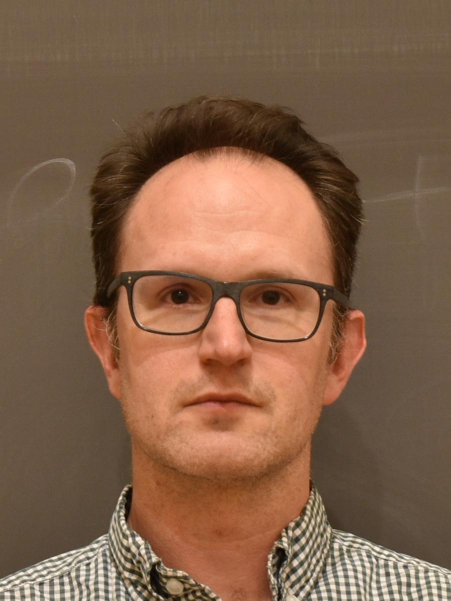
#> input picture data1Cropped/img001.jpg, 901 x 1201 px (shown at 1/2 size); its folder holds 4 pictures in this run
$ python processImages.py
#> lines starting #> are read from the running program, lines starting #| are printed output that depends on the picture
import os
from PIL import Image
import numpy as np
import random
import matplotlib.pyplot as plt

## Lists all of the images in the data folder
file_path = "data1Cropped/"
image_list = os.listdir(file_path)

## Initializes an empty matrix for the images to be put in
img_matrix = np.empty([901*1201,len(image_list)])

index = 0
print("Compressing images into one matrix")

for image in image_list:
    ## Opens an image and converts it to greyscale
    grey_img = Image.open(file_path + image).convert("L")
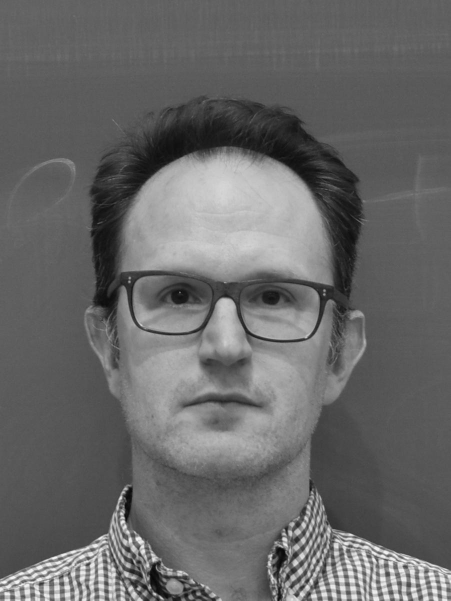
#> grey_img: PIL image 901x1201 L (shown at 1/2 size); min 5, max 252, mean 103.8
    ## Converts the datatype of the image and saves it as a numpy array
    pixel_array = np.asarray(grey_img).astype(np.uint8)

    ## Finds the height and width of the image (1201,901)
    width = len(pixel_array[0])
#> width = 901
    height = len(pixel_array)
#> height = 1201

    ## Reshapes the image array to be a column vector that is 901*1201 long
    flattened_array = np.reshape(pixel_array.T,[901*1201])

    ## Inserts the column vector as a column of the large image matrix
    img_matrix[:,index] = flattened_array
    index+=1
#> pass 2 of the loop `for image in image_list:`:
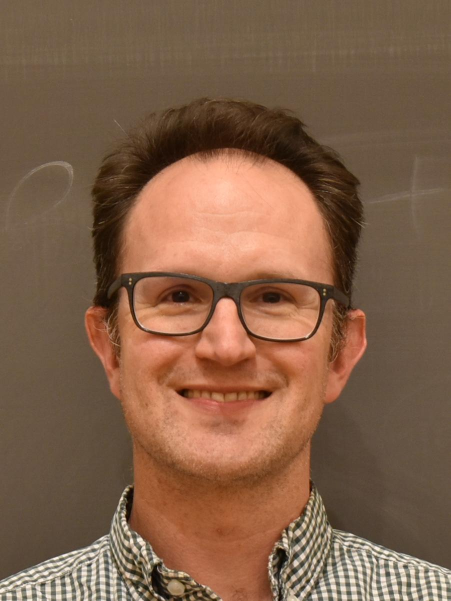
#> input picture data1Cropped/img002.jpg, 901 x 1201 px (shown at 1/2 size)
#> `grey_img = Image.open(file_path + image).convert("L")`:
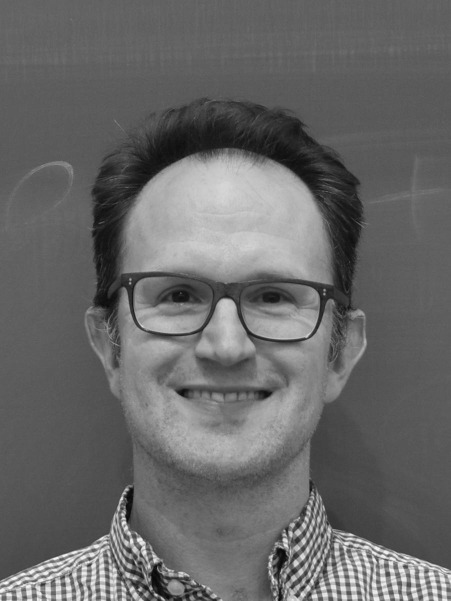
#> grey_img: PIL image 901x1201 L (shown at 1/2 size); min 2, max 251, mean 103.6
#> pass 3 of the loop `for image in image_list:`:
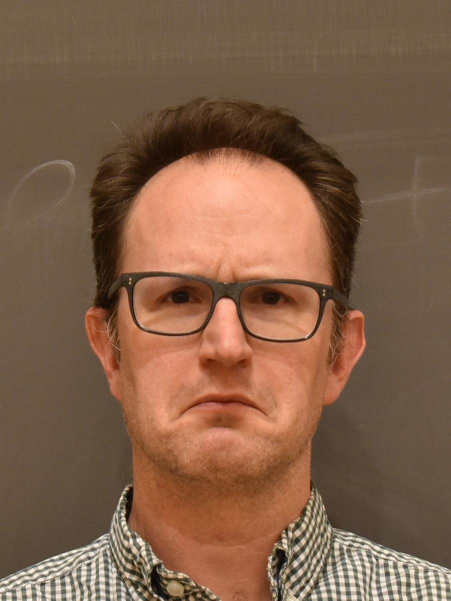
#> input picture data1Cropped/img003.jpg, 901 x 1201 px (shown at 1/2 size)
#> `grey_img = Image.open(file_path + image).convert("L")`:
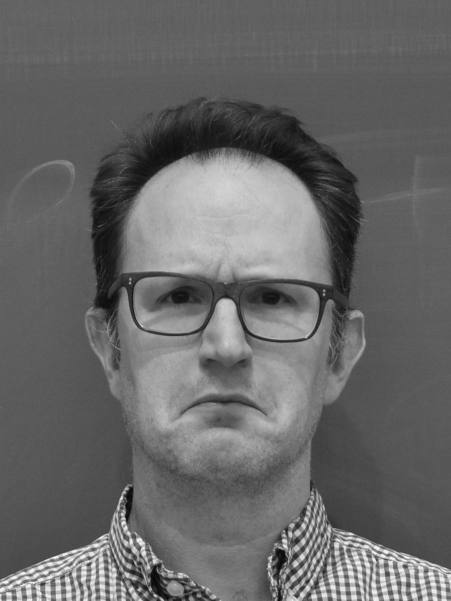
#> grey_img: PIL image 901x1201 L (shown at 1/2 size); min 2, max 252, mean 103.3
#> the loop made 4 passes; the first 3 are shown

print("Matrix shape: " + str(img_matrix.shape))
print("Number of images in dataset: " + str(len(img_matrix[0,:])))
print("Performing SVD")

## Performs SVD on the large image matrix
## Setting full_matrices=False is kind of like "econ" in Matlab
u, s, v = np.linalg.svd(img_matrix,full_matrices=False)
#> s = [220034.9, 39121, 10621.7, 8238]; v = [[-0.521, -0.519, -0.518, -0.436], [-0.243, -0.259, -0.254, 0.9], [0.584, -0.785, 0.207, -0.00939], [0.573, 0.218, -0.79, -0.00534]]

print("S shape: " + str(s.shape))
#| S shape: (4,)
print("U shape: " + str(u.shape))
#| U shape: (1082101, 4)
print("V shape: " + str(v.shape))
#| V shape: (4, 4)
print("Reconstructing faces")

## Reconstruct faces with different numbers of components
for num_comps in range(1,53):
    ## Remakes the large image matrix by multiplying U*S*V'
    ## np.matrix converts U,S,V to a matrix  that can be multiplied easier
    remade = np.matrix(u[:,:num_comps]) * np.diag(s[:num_comps]) * np.matrix(v[:num_comps, : ])

    ## Selects a random person to show
    personToShow = random.randint(0,53)

    ## Extracts the random column and reshapes it to original size
#> (the run stopped early here; a loop or call above may not have finished)
